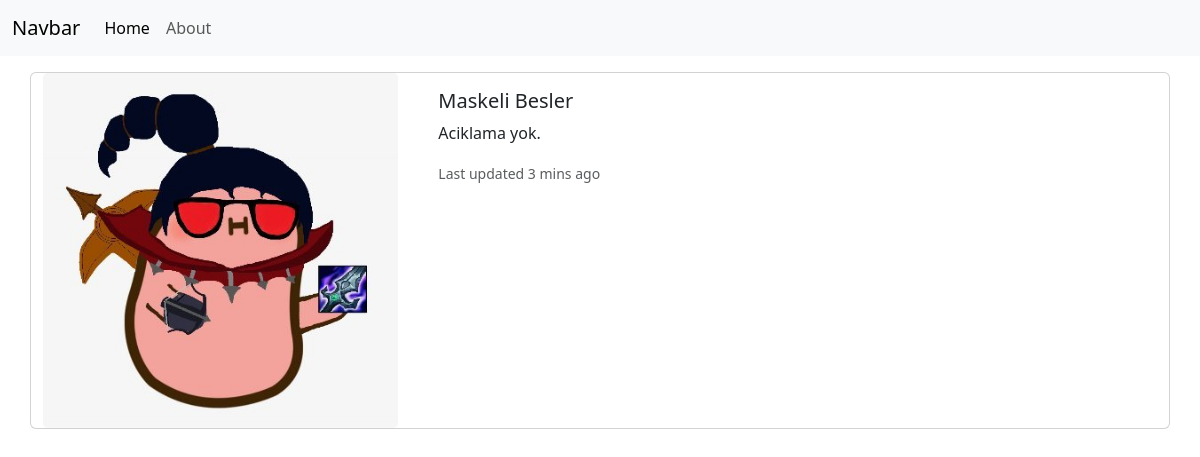
Page /about/4 on the committed database.
### blog/models.py (models this page shows)
class Movies(models.Model):
    film_adi = models.CharField(max_length=100)
    film_aciklama = models.TextField()
    film_img = models.CharField(max_length=100)
    anasayfa = models.BooleanField(default=False)

### blog/views.py (the view)
# urls.py: path('about/<int:id>',views.movieDetails,name='details')
def movieDetails(request,id):
    data = {
        'movies':Movies.objects.get(id=id)
    }
    return render(request,'details.html',data)

### blog/templates/details.html (shortened to what this page needs)
{% load static %}
<!DOCTYPE html>
<html lang="en">
<head>
    <link href="https://cdn.jsdelivr.net/npm/bootstrap@5.3.2/dist/css/bootstrap.min.css" rel="stylesheet"
>
</head>
<body>
    {%include 'partials/_navbar.html'%}
    <div class="container mt-3">
        <div class="row">
            <div class="card mb-3" style="max-width: 1340px;">
                <div class="row no-gutters">
                  <div class="col-md-4">
                    <img src="{% static '/'|add:movies.film_img %}" class="card-img" alt="...">
                  </div>
                  <div class="col-md-8">
                    <div class="card-body">
                      <h5 class="card-title">{{movies.film_adi}}</h5>
                      <p class="card-text">{{movies.film_aciklama}}</p>
                      <p class="card-text"><small class="text-muted">Last updated 3 mins ago</small></p>
                    </div>
                  </div>
                </div>
              </div>
        </div>
    </div>
</body>
</html>

### rows in the picture
Movies: film_img (picture), film_adi "Maskeli Besler", film_aciklama "Aciklama yok."
